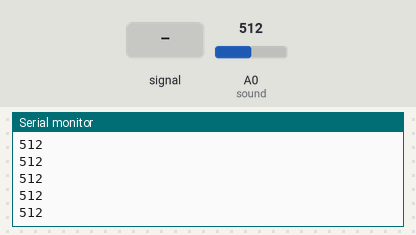
A sketch run on a simulated Arduino Uno, built with avr-gcc and run on an emulated ATmega328P. Shown: the last lines printed to the serial monitor. The test bench sets the inputs (shaded band); at power-on: A0 (sound) = 512.

Above: at 1.2 s.
1.3 s: A0 (sound) fed a 200 Hz sine of ±81 counts around its level
2.8 s: A0 (sound) set to 716
At 3.3 s:
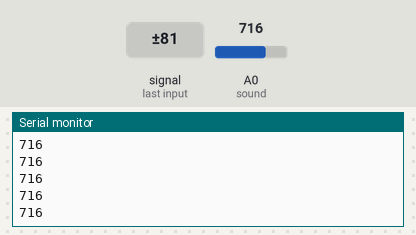
4.3 s: A0 (sound) fed a 1000 Hz sine of ±255 counts around its level
At 4.9 s:
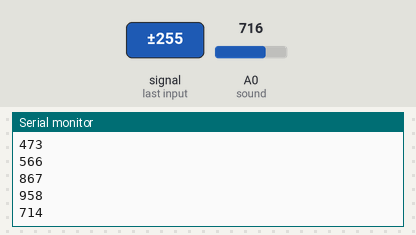
5.8 s: A0 (sound) set to 900
At 6.5 s:
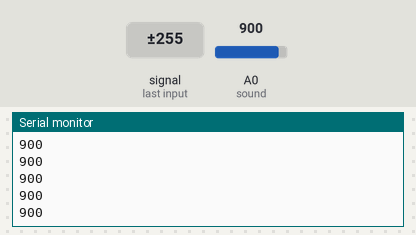
Timing chart, 0 to 8.3 s (numbered marks = the images above; inputs shaded):
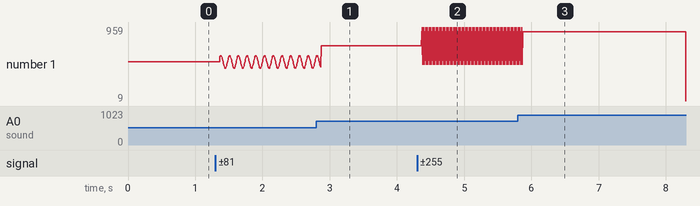

The sketch:

test_vu_rgb.ino
```cpp
int sound = 0;
void setup() {
  Serial.begin(9600);
  }
void loop() {
  int Sin = analogRead(sound);
  Serial.println(Sin);
  int topLED = map(Sin, 0, 1023, 0, 10) ;

}
```

Measured:
- after the input at 2.8 s, the serial monitor: prints a new line after 0.07 s (image 1)
- after the input at 4.3 s, the serial monitor: prints a new line after 0.07 s (image 2)
- after the input at 5.8 s, the serial monitor: prints a new line after 0.07 s (image 3)
- plotted number 1: 512 → 574 after the input at 1.3 s, 574 → 716 after the input at 2.8 s, 716 → 866 after the input at 4.3 s
